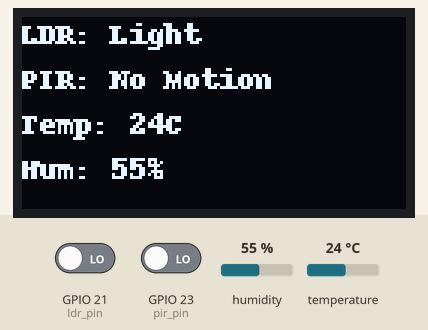
A program run on a simulated Raspberry Pi (BCM pin numbers). Shown: 128×64 one-colour display. The test bench sets the inputs (shaded band); at power-on: GPIO 21 (ldr_pin) LOW, GPIO 23 (pir_pin) LOW, humidity 55 %, temperature 24 °C.

Above: at 1.2 s.
1.3 s: GPIO 21 (ldr_pin) driven HIGH
At 3.4 s:
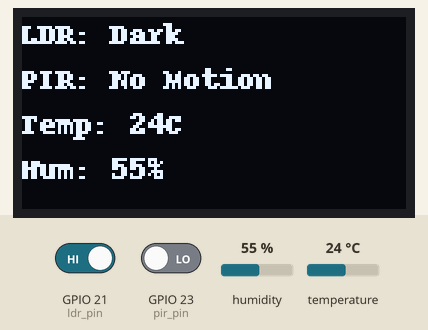
4.4 s: GPIO 23 (pir_pin) driven HIGH
At 5.5 s:
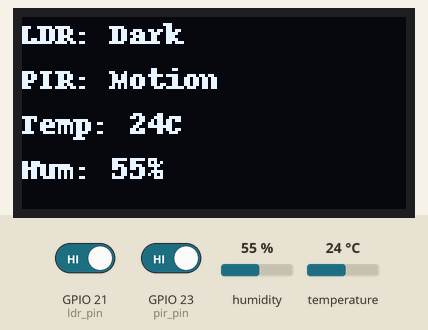
7.5 s: humidity set to 22 %
At 10.7 s:
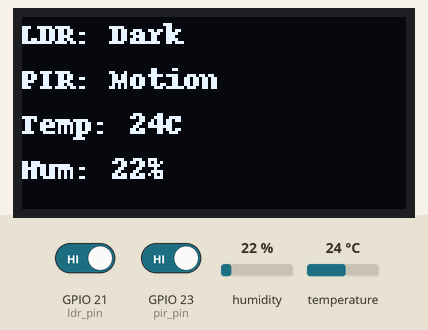
11.0 s: temperature set to 12 °C
At 13.0 s:
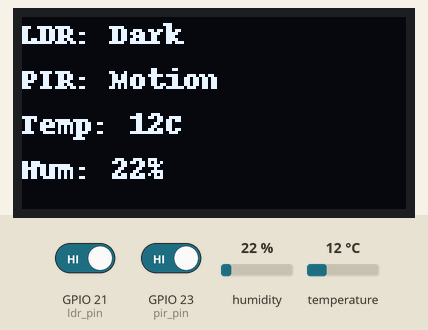
14.1 s: GPIO 21 (ldr_pin) driven LOW
At 17.2 s:
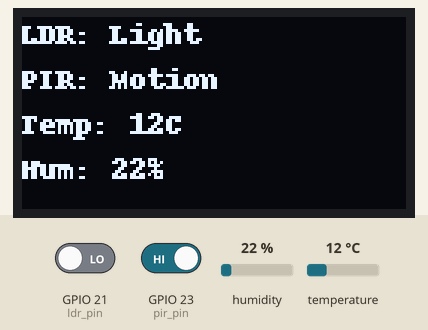
18.0 s: GPIO 23 (pir_pin) driven LOW
At 19.3 s:
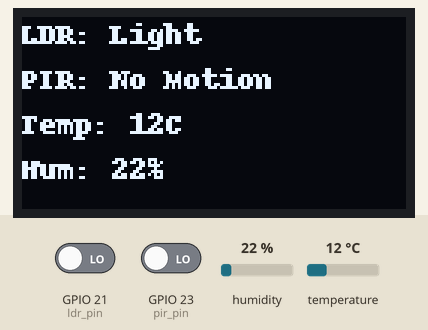
Timing chart, 0 to 21.0 s (numbered marks = the images above; inputs shaded):
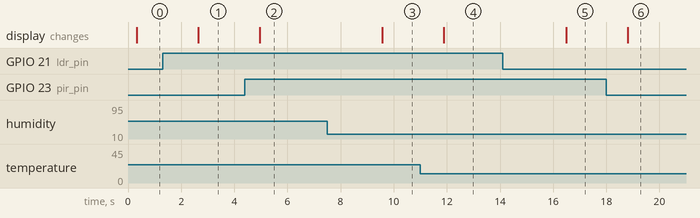

Measured:
- after the input at 1.3 s, the display: changes after 1.3 s (image 1)
- after the input at 4.4 s, the display: changes after 0.55 s (image 2)
- after the input at 7.5 s, the display: changes after 2.1 s (image 3)
- after the input at 11.0 s, the display: changes after 0.88 s (image 4)
- after the input at 14.1 s, the display: changes after 2.4 s (image 5)
- after the input at 18.0 s, the display: changes after 0.81 s (image 6)

The program:

R79._OLED_Based_Sensor_Dashboard.py
```python
"""
Components Used:
1. Raspberry Pi
2. OLED Display (128x64, SSD1306 I2C)
3. LDR Sensor (Digital Output)
4. PIR Motion Sensor
5. DHT11 Sensor
6. Jumper Wires

Install Required Library:
pip install adafruit-circuitpython-ssd1306 pillow adafruit-circuitpython-dht RPi.GPIO --break-system-packages
"""

# Import required libraries
import time
import board
import busio
import RPi.GPIO as gpio
import adafruit_dht
from PIL import Image, ImageDraw, ImageFont
import adafruit_ssd1306

# ---------------- GPIO Setup ----------------
gpio.setmode(gpio.BCM)  # use BCM numbering

ldr_pin = 21  # LDR pin
pir_pin = 23  # PIR sensor pin

gpio.setup(ldr_pin, gpio.IN)  # LDR input
gpio.setup(pir_pin, gpio.IN)  # PIR input

# ---------------- DHT11 Setup ----------------
dht = adafruit_dht.DHT11(board.D17)

# ---------------- OLED Setup ----------------
i2c = busio.I2C(board.SCL, board.SDA)
oled = adafruit_ssd1306.SSD1306_I2C(128, 64, i2c)

# ---------------- Create Image Buffer ----------------
width, height = oled.width, oled.height
image = Image.new("1", (width, height))
draw = ImageDraw.Draw(image)

# ---------------- Load Font ----------------
font = ImageFont.load_default()

# ---------------- Main Loop ----------------
try:
    while True:
        # Read LDR
        ldr_state = gpio.input(ldr_pin)
        light_status = "Dark" if ldr_state == 1 else "Light"

        # Read PIR
        pir_state = gpio.input(pir_pin)
        motion_status = "Motion" if pir_state == 1 else "No Motion"

        # Read DHT11
        try:
            temp = dht.temperature
            hum = dht.humidity
        except RuntimeError:
            temp = "Err"
            hum = "Err"

        # Clear display buffer
        draw.rectangle((0, 0, width, height), outline=0, fill=0)

        # Display data
        draw.text((0, 0), f"LDR: {light_status}", font=font, fill=255)
        draw.text((0, 15), f"PIR: {motion_status}", font=font, fill=255)
        draw.text((0, 30), f"Temp: {temp}C", font=font, fill=255)
        draw.text((0, 45), f"Hum: {hum}%", font=font, fill=255)

        # Update OLED
        oled.image(image)
        oled.show()

        time.sleep(2)

except KeyboardInterrupt:
    oled.fill(0)
    oled.show()
    gpio.cleanup()
    print("Exiting...")
```
